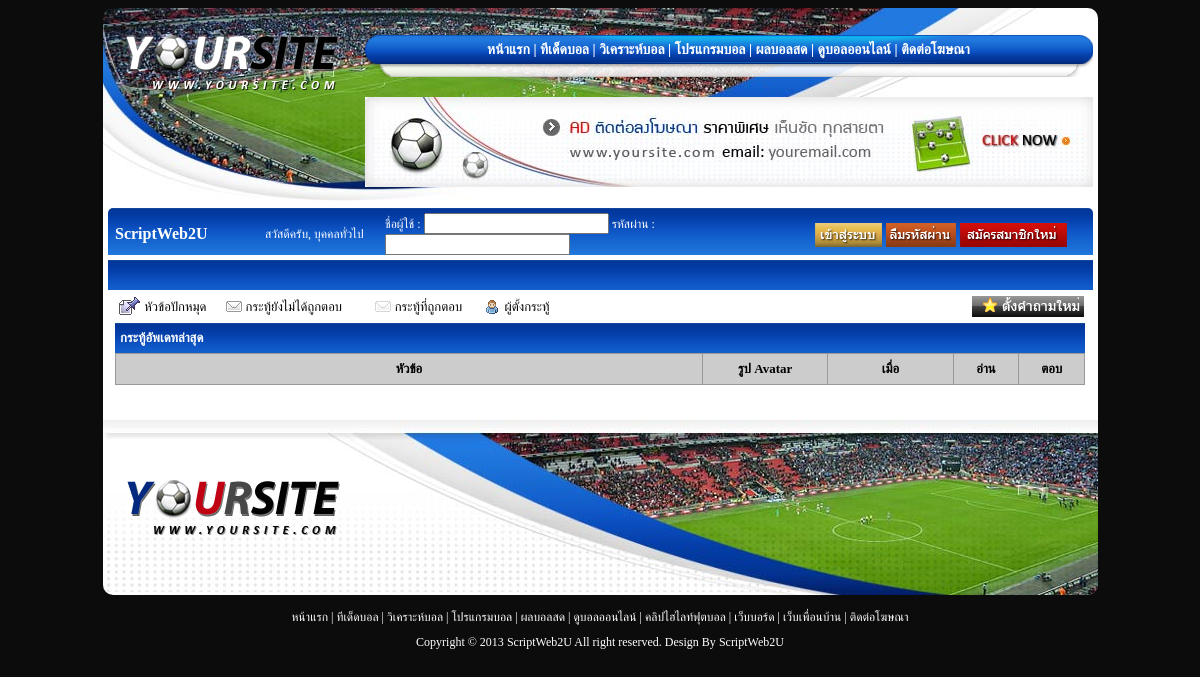
Page /webboard-category.php on the committed database.
### tables this page shows
CREATE TABLE `web_detail` (
  `id` int(2) NOT NULL auto_increment,
  `name` varchar(255) NOT NULL,
  `add` varchar(255) NOT NULL,
  `tel` varchar(50) NOT NULL,
  `email` varchar(255) NOT NULL,
  `fax` varchar(20) NOT NULL,
  `date_s` varchar(10) NOT NULL,
  `date_f` varchar(10) NOT NULL,
  `time_s` varchar(10) NOT NULL,
  `time_f` varchar(10) NOT NULL,
  `title` text NOT NULL,
  `description` text NOT NULL,
  `keyword` text NOT NULL,
  `url` varchar(255) NOT NULL,
  PRIMARY KEY  (`id`)
);

CREATE TABLE `site_logo` (
  `id` int(1) NOT NULL auto_increment,
  `site_logo` varchar(255) NOT NULL,
  PRIMARY KEY  (`id`)
);

CREATE TABLE `ads_a1` (
  `id` int(2) NOT NULL auto_increment,
  `type` int(2) NOT NULL,
  `type_ads` int(2) NOT NULL,
  `adsense` text NOT NULL,
  `name` varchar(255) NOT NULL,
  `tel` varchar(50) NOT NULL,
  `email` varchar(255) NOT NULL,
  `url` varchar(255) NOT NULL,
  `keyword` varchar(255) NOT NULL,
  `img` varchar(255) NOT NULL,
  `start_date` varchar(50) NOT NULL,
  `finish_date` varchar(50) NOT NULL,
  PRIMARY KEY  (`id`)
);

CREATE TABLE `footer_logo` (
  `id` int(1) NOT NULL auto_increment,
  `footer_logo` varchar(255) NOT NULL,
  PRIMARY KEY  (`id`)
);

### webboard-category.php (the view, shortened to what the rows shown need)
<?
$title="select * from web_detail where id=1";
$titlere=mysql_query($title) or die("ERROR $title บรททัด4");
$titler=mysql_fetch_row($titlere);
$banner="select * from site_logo where id=1";
$bannerre=mysql_query($banner) or die("ERROR $banner บรททัด10");
$bannerr=mysql_fetch_row($bannerre);
$footer="select * from footer_logo where id=1";
$refooter=mysql_query($footer) or die("ERROR $footer บรททัด10");
$rfooter=mysql_fetch_row($refooter);
$cate_id=$_GET[cate_id];
?>
<!DOCTYPE html PUBLIC "-//W3C//DTD XHTML 1.0 Transitional//EN" "http://www.w3.org/TR/xhtml1/DTD/xhtml1-transitional.dtd">
<html xmlns="http://www.w3.org/1999/xhtml">
<head>
</head>
<body>
<table width="995" border="0" align="center" cellpadding="0" cellspacing="0">
  <tr>
    <td align="center" valign="top"><? include "header.php"; ?></td>
  </tr>
  <tr>
    <td style="background-color:#FFFFFF;">
      <table width="985" border="0" align="center" cellpadding="0" cellspacing="0">
        <tr>
          <td><table width="985" border="0" align="center" cellpadding="0" cellspacing="0">
              <tr>
                <td height="30" style="background-image:url(http://<?=$titler[13];?>/img/bg-tab-login.png); background-repeat:repeat-x;"></td>
              </tr>
              <tr>
                <td>
                    <table width="970" border="0" align="center" cellpadding="0" cellspacing="0">
                      <tr>
                        <td width="850"><table width="850" border="0" align="center" cellpadding="0" cellspacing="0">
                            <tr>
                              <td width="30" align="left"><font size="2"><strong><img src="http://<?=$titler[13];?>/webboard/img/stick.gif" width="25" height="20" /></strong></font></td>
                              <td width="20" align="left"><font size="2"><strong><img src="http://<?=$titler[13];?>/webboard/img/boardans.gif" width="16" height="11" /></strong></font></td>
                              <td width="20" align="left"><font size="2"><strong><img src="http://<?=$titler[13];?>/webboard/img/boardunans.gif" width="16" height="11" /></strong></font></td>
                              <td width="20" align="left"><font size="2"><img src="http://<?=$titler[13];?>/webboard/img/Logout.gif" width="16" height="16" /></font></td>
                            </tr>
                        </table></td>
                        <td width="120" align="right"><a href="http://<?=$titler[13];?>/webboard/new-topic.php?cate_id=<?=$cate_id;?>" title="ตั้งคำถามใหม่"><img src="http://<?=$titler[13];?>/webboard/img/new_topic.gif" width="114" height="23" border="0" /></a></td>
                      </tr>
                  </table></td>
              </tr>
              <tr>
                <td>
                    <table width="970" border="0" align="center" cellpadding="0" cellspacing="0">
                      <tr>
                        <td height="30" style="background-image:url(http://<?=$titler[13];?>/img/bg-tab-login.png); background-repeat:repeat-x;"><table width="960" border="0" align="center" cellpadding="0" cellspacing="0">
                            <tr>
                            </tr>
                        </table></td>
                      </tr>
                  </table></td>
              </tr>
          </table></td>
        </tr>
      </table></td>
  </tr>
  <tr>
    <td align="center"><? include "top-footer.php"; ?></td>
  </tr>
</table>
<? include "footer.php"; ?>
</body>
</html>

### header.php (shortened to what the rows shown need)
<table width="995" border="0" align="center" cellpadding="0" cellspacing="0">
  <tr>
    <td height="195" align="center" style="background-image:url(http://<?=$titler[13];?>/img/bg-header.jpg); background-position:left; background-repeat:no-repeat; background-color:#FFFFFF; border-top-right-radius:10px; border-top-left-radius:10px; -moz-border-radius-topright:10px; -moz-border-radius-topleft:10px; -webkit-border-top-right-radius:10px; -webkit-border-top-left-radius:10px;"><table width="100%" border="0" align="center" cellpadding="0" cellspacing="0">
      <tr>
      </tr>
    </table>
        <table width="985" border="0" align="center" cellpadding="0" cellspacing="0">
          <tr>
            <td width="250" align="center" valign="top"><a href="http://<?=$titler[13];?>" title="<?=$titler[1];?>"><img src="http://<?=$titler[13];?>/logo-img/<?=$bannerr[1];?>" width="250" border="0" title="<?=$titler[1];?>" alt="<?=$titler[1];?>" /></a></td>
            <td width="728" align="center" valign="top"><table width="728" border="0" align="center" cellpadding="0" cellspacing="0">
                <tr>
                  <td align="center"><table width="728" border="0" align="center" cellpadding="0" cellspacing="0" style="background-image:url(http://<?=$titler[13];?>/img/bg-menu-top.png); background-repeat:no-repeat; height:42px;">
                      <tr>
                        <td align="center" valign="top"></td>
                      </tr>
                  </table></td>
                </tr>
                <tr>
                  <td align="center">
<?
$sads1="SELECT * FROM `ads_a1` WHERE id='1'";
$reads1=mysql_query($sads1) or die("Error $sads1");
$rads1=mysql_fetch_row($reads1);
if($rads1[1]==1){
$ads1=stripslashes($rads1[3]);
echo $ads1;
}else if($rads1[1]==2){
?>
                      <a href="<?=$rads1[7];?>" title="<?=$rads1[8];?>" target="_blank">
                      <? if($rads1[2]==1){  ?>
                      <img src="http://<?=$titler[13];?>/ads-img/<?=$rads1[9];?>" width="728" height="90" border="0" title="<?=$rads1[8];?>" alt="<?=$rads1[8];?>" />
                      <? }else if($rads1[2]==2){ ?>
                      <object classid="clsid:D27CDB6E-AE6D-11cf-96B8-444553540000" codebase="http://download.macromedia.com/pub/shockwave/cabs/flash/swflash.cab#version=7,0,19,0" width="728" height="90" border="0">
                        <param name="movie" value="http://<?=$titler[13];?>/ads-img/<?=$rads1[9];?>" />
                        <param name="quality" value="high" />
                        <embed src="http://<?=$titler[13];?>/ads-img/<?=$rads1[9];?>" quality="high" pluginspage="http://www.macromedia.com/go/getflashplayer" type="application/x-shockwave-flash" width="728" height="90"></embed>
                      </object>
                      <? } ?>
                      </a>
                      <? } ?></td>
                </tr>
            </table></td>
          </tr>
      </table></td>
  </tr>
  <tr>
    <td align="center" style="background-color:#FFFFFF;">
        <table width="985" border="0" align="center" cellpadding="0" cellspacing="0">
          <tr>
            <td height="45" align="center" style="background-image:url(http://<?=$titler[13];?>/img/bg-tab-login.png); border-top-right-radius:5px; border-top-left-radius:5px; -moz-border-radius-topright:5px; -moz-border-radius-topleft:5px; -webkit-border-top-right-radius:5px; -webkit-border-top-left-radius:5px;"><table width="100%" border="0" align="center" cellpadding="0" cellspacing="0">
                <tr>
                </tr>
              </table>
                <table width="970" border="0" align="center" cellpadding="0" cellspacing="0">
                  <tr>
                    <td width="150" align="left"><a href="http://<?=$titler[13];?>" title="<?=$titler[1];?>" style="font-family:'Times New Roman', Times, serif; font-size:14; font-weight:bold; color:#FFFFFF;">
                      <?=$titler[1];?>
                    </a></td>
                    <td width="820" align="center"><? if(isset($_SESSION["member_login"])){ ?>
                        <table width="820" border="0" align="center" cellpadding="0" cellspacing="0">
                          <tr>
                            <td align="right" style="font-family:'Times New Roman', Times, serif; color:#FFFFFF; font-size:12px;"><strong>ยินดีต้อนรับ
                              <?=$_SESSION["m_name"];?>
                              :</strong> <a href="http://<?=$titler[13];?>/member/index.php" title="ข้อมูลส่วนตัว" style="color:#FFFFFF;">ข้อมูลส่วนตัว</a> | <a href="http://<?=$titler[13];?>/member/list-webboard.php" title="ข้อมูลกระทู้" style="color:#FFFFFF;">ข้อมูลกระทู้</a> | <a href="http://<?=$titler[13];?>/game/list-play-game.php" title="ประวัติการทายผล" style="color:#FFFFFF;">ประวัติการทายผล</a> | <a href="http://<?=$titler[13];?>/member/logout.php" title="ออกจากระบบ" style="color:#FFFFFF;">ออกจากระบบ</a></td>
                          </tr>
                        </table>
                      <? }else{ ?>
                        <table width="820" border="0" align="center" cellpadding="0" cellspacing="0">
                          <tr>
                            <td width="120" align="left" style="font-family:'Times New Roman', Times, serif; font-size:12px; color:#FFFFFF;">สวัสดีครับ, บุคคลทั่วไป</td>
                            <td width="700" align="left"><form id="form1" name="form1" method="post" action="http://<?=$titler[13];?>/login.php">
                                <table width="700" border="0" align="center" cellpadding="0" cellspacing="0">
                                  <tr>
                                    <td width="430" align="left" style="font-family:'Times New Roman', Times, serif; font-size:12px; color:#FFFFFF;"> ชื่อผู้ใช้ :
                                      <input name="user" type="text" id="user" />
                                      รหัสผ่าน :
                                      <input name="pass" type="text" id="pass" />
                                    </td>
                                    <td width="270" align="center"><table width="100%" border="0" align="center" cellpadding="0" cellspacing="0">
                                        <tr>
                                          <td height="5"></td>
                                        </tr>
                                      </table>
                                        <table width="270" border="0" align="center" cellpadding="0" cellspacing="0">
                                          <tr>
                                            <td align="left"><input type="image" name="Submit" id="Submit" value="Submit" src="http://<?=$titler[13];?>/img/bt-login.png" />
                                              <a href="http://<?=$titler[13];?>/forgot-pass.php" title="ลืมรหัสผ่าน"><img src="http://<?=$titler[13];?>/img/bt-forgot-pass.png" alt="ลืมรหัสผ่าน" width="70" height="24" border="0" title="ลืมรหัสผ่าน" /></a> <a href="http://<?=$titler[13];?>/member-condition.php" title="สมัครสมาชิกใหม่"><img src="http://<?=$titler[13];?>/img/bt-register.png" alt="สมัครสมาชิกใหม่" width="107" height="24" border="0" title="สมัครสมาชิกใหม่" /></a></td>
                                          </tr>
                                      </table></td>
                                  </tr>
                                </table>
                            </form></td>
                          </tr>
                        </table>
                      <? } ?></td>
                  </tr>
              </table></td>
          </tr>
      </table></td>
  </tr>
</table>

### top-footer.php (shortened to what the rows shown need)
<table width="995" border="0" align="center" cellpadding="0" cellspacing="0" style="background-image:url(http://<?=$titler[13];?>/img/bg-footer.jpg); background-position:right; background-repeat:no-repeat; background-color:#FFFFFF; border-bottom-right-radius:10px; border-bottom-left-radius:10px; -moz-border-radius-bottomright:10px; -moz-border-radius-bottomleft:10px; -webkit-border-bottom-right-radius:10px; -webkit-border-bottom-left-radius:10px;">
  <tr>
    <td height="175"><table width="985" border="0" align="center" cellpadding="0" cellspacing="0">
      <tr>
        <td width="250" align="center" valign="top"><a href="http://<?=$titler[13];?>" title="<?=$titler[1];?>"><img src="http://<?=$titler[13];?>/logo-img/<?=$rfooter[1];?>" alt="<?=$titler[1];?>" width="250" height="90" border="0" title="<?=$titler[1];?>" /></a></td>
      </tr>
    </table></td>
  </tr>
</table>

### footer.php (shortened to what the rows shown need)
<table width="995" border="0" align="center" cellpadding="0" cellspacing="0">
  <tr>
    <td height="25" align="center" span="span" style="font-family:'Times New Roman', Times, serif; font-size:12px; color:#FFFFFF;">Copyright &copy; 2013
      <?=$titler[1];?>
      All right reserved. Design By <a href="http://www.scriptweb2u.com" target="_blank" style="color:#FFFFFF;" title="ScriptWeb2U">ScriptWeb2U</a>
      <? if($str[2]==1){ echo $str[1]; } ?></td>
  </tr>
</table>

### rows in the picture
web_detail: url (picture), url.site_logo (picture), url.img (picture), name "ScriptWeb2U", url.footer_logo (picture)
